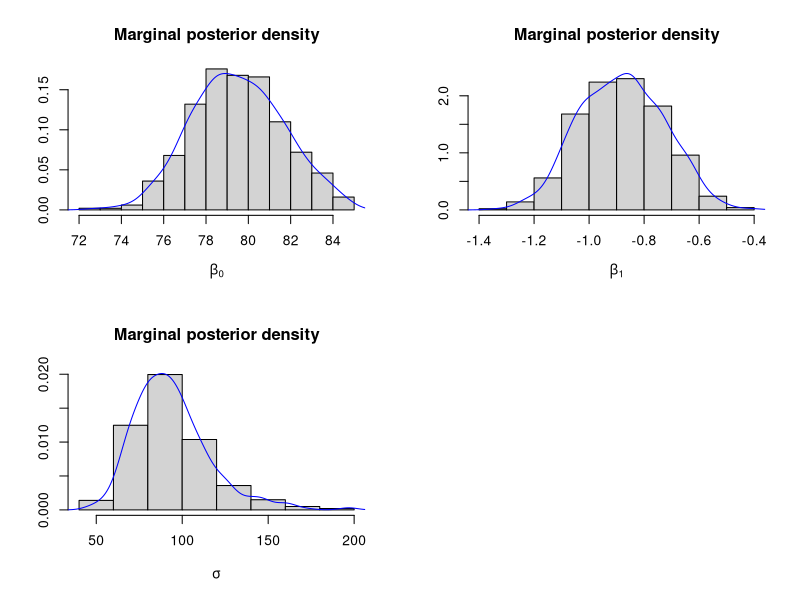
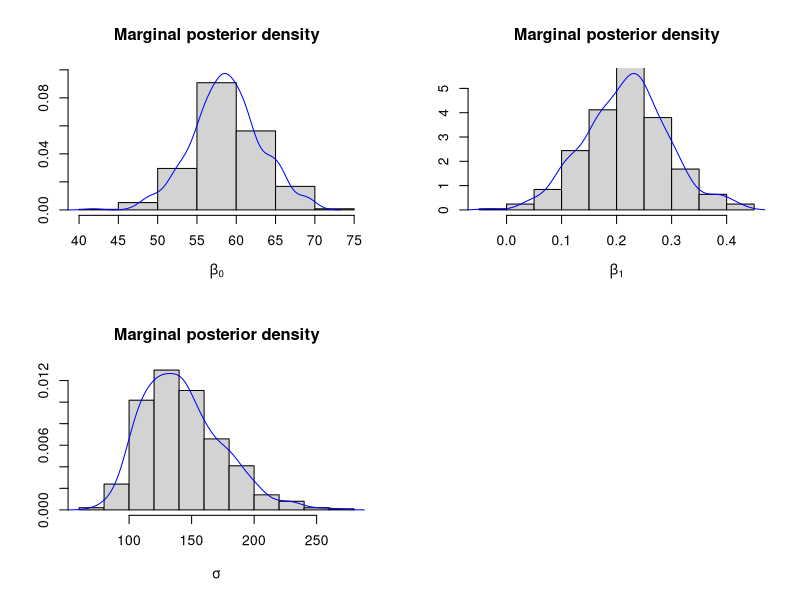
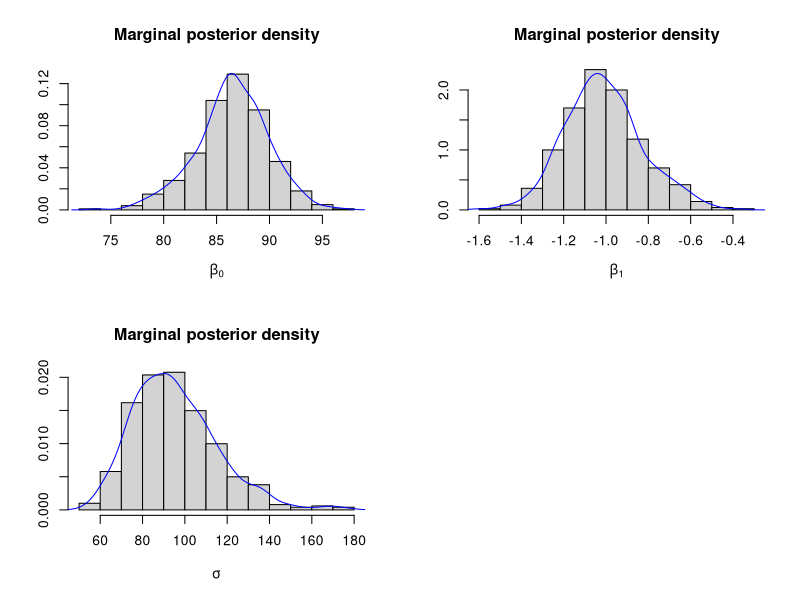
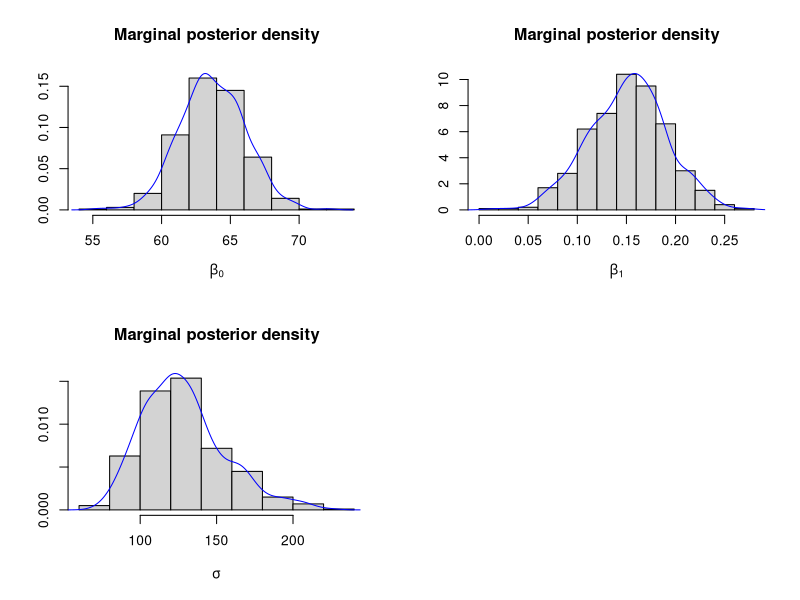
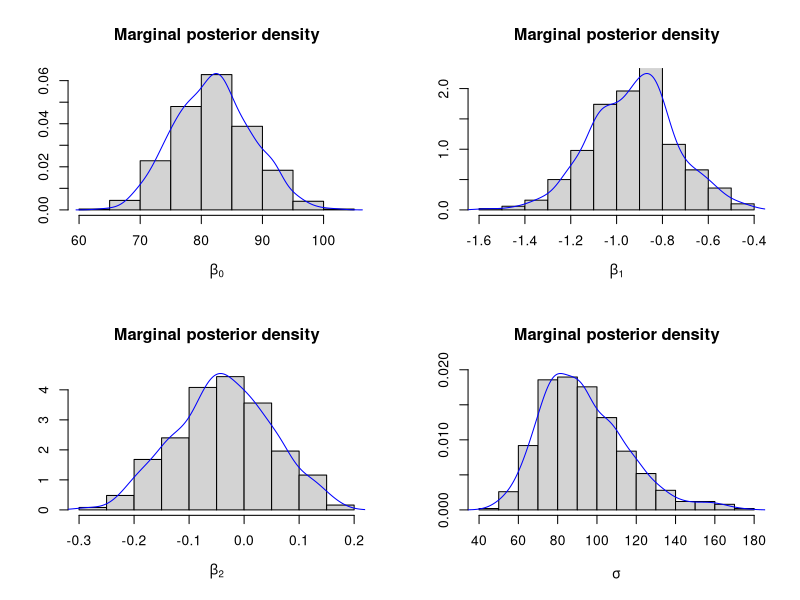
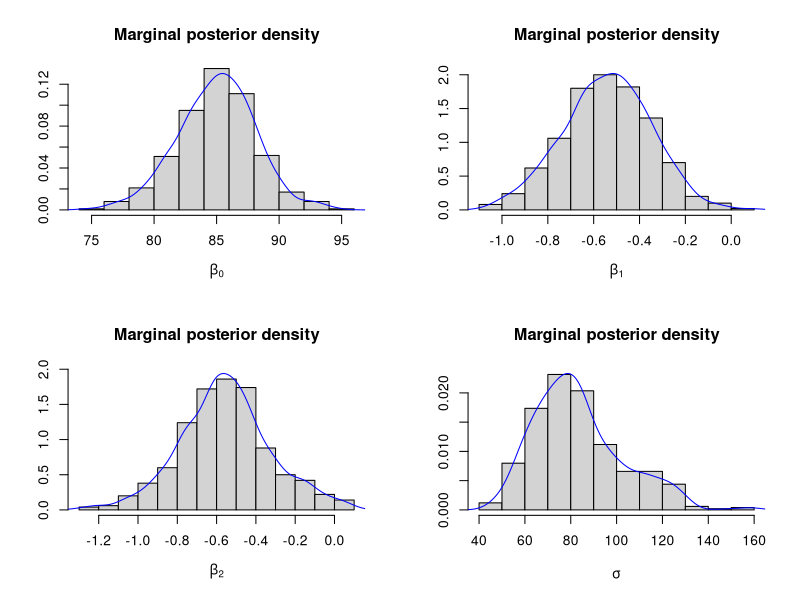
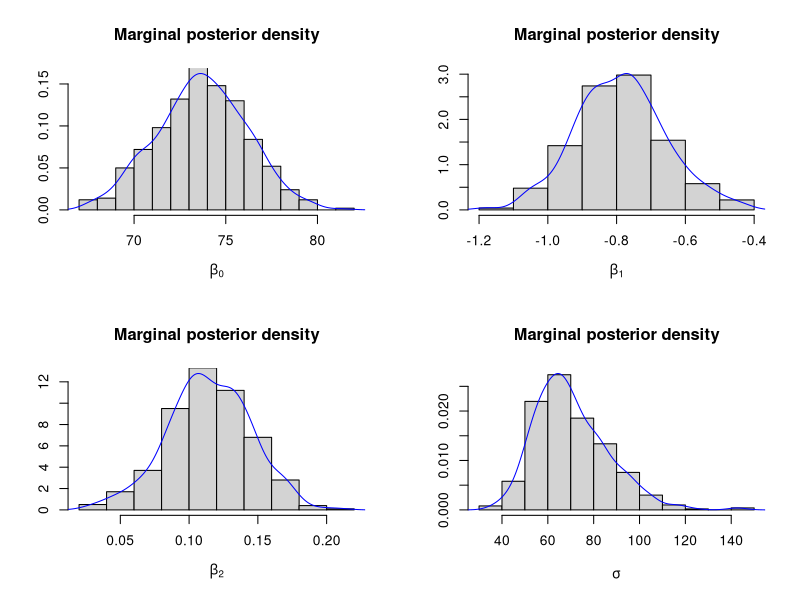
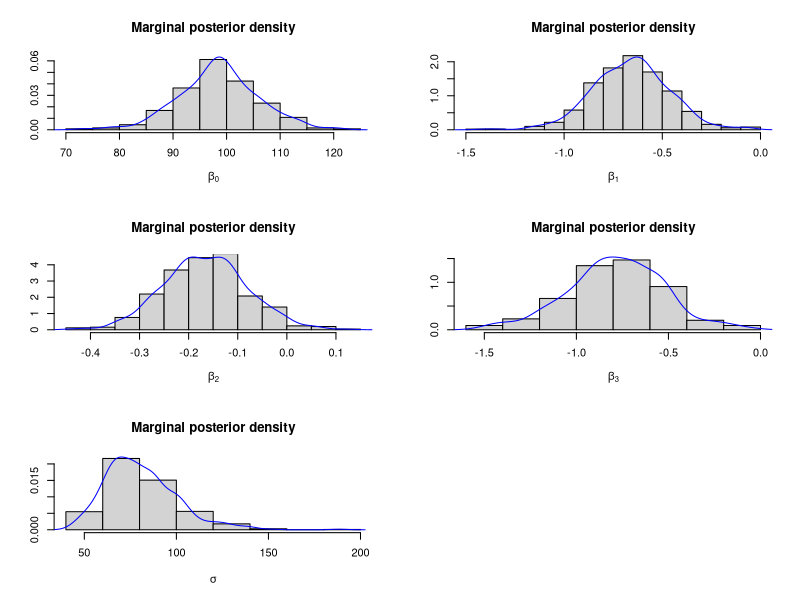

Source code (R) for these figures, in order:
## ---- chunk 1
knitr::opts_chunk$set(echo = TRUE)
## ---- chunk 2
#library(MASS)
#library(mixtools)
#library(plyr)
#library(xtable)
library(mvtnorm)
## ---- chunk 3
library(mvtnorm)

plotSampling <- function(betas, sigma, traces = TRUE, density = TRUE) {
  # Get number of parameters and adjust plot frame height
  q <- ncol(betas) + 1
  frameRows <- round(q/2+0.1)
  
  # Traces
  if(traces == TRUE) {
    par(mfrow = c(frameRows,2))
    for(i in 1:ncol(betas)) {
      plot(betas[,i], type='l', ylab=bquote(beta[.(i-1)]), main=bquote("Trace of" ~ beta[.(i-1)]))
    }
    plot(sigma, type='l', ylab=bquote(sigma^2), main=bquote("Trace of" ~ sigma^2))
  }
  
  # Marginal posterior densities (remove burn in)
  if(density == TRUE) {
    # Function to draw plot
    drawHistDensity <- function(para, para_name) {
      # para     : Parameter (e.b. Beta, Sigma)
      # para_name: Title of plot
      
      # Estimate density for parameter values
      density <- density(para)
      
      # Draw histogram and add estimated density line
      hist(para, freq = FALSE, ylim = c(0,max(density$y)), xlab = para_name,
           ylab=NULL, main = "Marginal posterior density")
      lines(density, col="blue")
    }
    
    # Adjust frame and plot all parameters
    par(mfrow = c(frameRows,2))
    for(i in 1:ncol(betas)) {
      drawHistDensity(betas[-(1:b),i], bquote(beta[.(i-1)]))
    }
    drawHistDensity(sigma[-(1:b)], bquote(sigma))
  }
}

# The Gibbs Sampler
gibbsSampler <- function(X, Y, B, ...) {
  # Size of design matrix
  n <- nrow(X)
  p <- ncol(X)
  
  # Variables to store the samples in 
  betas <- matrix(NA, nrow = B, ncol = p)
  sigma <- c(1, rep(NA, B))
  
  # Sampling
  for(i in 1:B){
    # OLS of beta
    V <- solve(t(X)%*%X)     # (X^T X)^-1
    beta_hat <- V%*%t(X)%*%Y # (X^T X)^-1 X^T Y
    
    # OLS of sigma
    sigma_hat <- t(Y-X%*%beta_hat)%*%(Y-X%*%beta_hat)/(n-p)
    
    # Sample beta from the full conditional 
    betas[i,] <- rmvnorm(1,beta_hat,sigma[i]*V)
    
    # Sample sigma from the full conditional
    sigma[i+1] <- 1/rgamma(1,(n-p)/2,(n-p)*sigma_hat/2)
  }
  
  plotSampling(betas, sigma, ...)
  
  return(list(betas = betas, sigma = sigma))
}

crossValidation <- function(X, Y, B, ...) {
  # Size of design matrix
  n <- nrow(X)
  p <- ncol(X)
  
  Yhat <- rep(NA, n)
  betas <- matrix(NA, nrow = n, ncol = p)
  
  for(i in 1:n) {
    # Remove i-th row from data
    Xi <- X[-i,]
    Yi <- Y[-i]
    
    # Run gibbs sampler to get sampled parameters and plot results from first run
    if(i == 1) {
      res <- gibbsSampler(Xi, Yi, B, ...)
    } else {
      res <- gibbsSampler(Xi, Yi, B, traces = FALSE, density = FALSE)
    }
    
    # Calculate posterior mean from sampled betas
    betas[i,] <- apply(res$betas, 2, mean)
    
    # Predict value with posterior mean
    Yhat[i] <- X[i,]%*%betas[i,]
  }
  
  # Calculate beta estimate
  beta_cv <- colMeans(betas)
  
  # Calculate MSE
  mse <- sum((Y-Yhat)^2)
  
  return(list(betas = beta_cv, mse = mse))
}

bayesModelEvaluation <- function(models, Y, B, ...) {
  # Evaluate multiple models and return results from all models
  results <- list() 
  for(i in 1:length(models)) {
    results[[i]] <- crossValidation(models[[i]], Y, B, ...)
  }
  return(results)
}

# Swiss data
dat <- swiss

# Response variable
Y <- dat$Fertility

# Design matrix
n <- nrow(dat)
X <- matrix(c(rep(1,n), dat$Education, dat$Agriculture), nrow=n)

models <- list(
  matrix(c(rep(1,n), dat$Education), nrow=n),
  matrix(c(rep(1,n), dat$Agriculture), nrow=n),
  matrix(c(rep(1,n), dat$Examination), nrow=n),
  matrix(c(rep(1,n), dat$Catholic), nrow=n),
  matrix(c(rep(1,n), dat$Education, dat$Agriculture), nrow=n),
  matrix(c(rep(1,n), dat$Education, dat$Examination), nrow=n),
  matrix(c(rep(1,n), dat$Education, dat$Catholic), nrow=n),
  matrix(c(rep(1,n), dat$Education, dat$Agriculture, dat$Examination), nrow=n),
  matrix(c(rep(1,n), dat$Education, dat$Agriculture, dat$Catholic), nrow=n),
  matrix(c(rep(1,n), dat$Education, dat$Examination, dat$Catholic), nrow=n),
  matrix(c(rep(1,n), dat$Education, dat$Agriculture, dat$Examination ,dat$Catholic), nrow=n)
)

# Number of samples
b <- 50  # Burn in
R <- 500 # Random draws to evaluate
B <- R + b

res <- bayesModelEvaluation(models, Y, B, traces = FALSE, density = TRUE)

# Plot Mean Squared Errors
MSEs <- sapply(res, function(el) { return(el$mse) })
par(mfrow = c(1,1))
barplot(MSEs, xlab = "Models", ylab = "MSE", names.arg = seq(1,length(models)))
